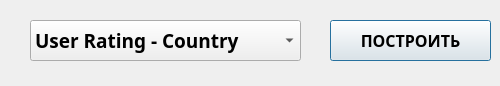
<?xml version="1.0" encoding="UTF-8"?>
<ui version="4.0">
 <class>Dialog</class>
 <widget class="QDialog" name="Dialog">
  <property name="geometry">
   <rect>
    <x>0</x>
    <y>0</y>
    <width>500</width>
    <height>86</height>
   </rect>
  </property>
  <property name="windowTitle">
   <string>Dialog</string>
  </property>
  <widget class="QComboBox" name="comboBox">
   <property name="geometry">
    <rect>
     <x>30</x>
     <y>20</y>
     <width>271</width>
     <height>41</height>
    </rect>
   </property>
   <property name="font">
    <font>
     <family>HSE Sans Black</family>
     <pointsize>14</pointsize>
     <weight>75</weight>
     <bold>true</bold>
    </font>
   </property>
   <item>
    <property name="text">
     <string>User Rating - Country</string>
    </property>
   </item>
   <item>
    <property name="text">
     <string>User Rating - Genre</string>
    </property>
   </item>
   <item>
    <property name="text">
     <string>Reviews - Country</string>
    </property>
   </item>
   <item>
    <property name="text">
     <string>Reviews - Genre</string>
    </property>
   </item>
   <item>
    <property name="text">
     <string>Price - Country</string>
    </property>
   </item>
   <item>
    <property name="text">
     <string>Price - Genre</string>
    </property>
   </item>
   <item>
    <property name="text">
     <string>Year - Country</string>
    </property>
   </item>
   <item>
    <property name="text">
     <string>Year - Genre</string>
    </property>
   </item>
  </widget>
  <widget class="QPushButton" name="bulid_btn">
   <property name="geometry">
    <rect>
     <x>330</x>
     <y>20</y>
     <width>161</width>
     <height>41</height>
    </rect>
   </property>
   <property name="minimumSize">
    <size>
     <width>0</width>
     <height>0</height>
    </size>
   </property>
   <property name="font">
    <font>
     <family>HSE Sans Black</family>
     <pointsize>12</pointsize>
     <weight>75</weight>
     <bold>true</bold>
    </font>
   </property>
   <property name="mouseTracking">
    <bool>false</bool>
   </property>
   <property name="acceptDrops">
    <bool>false</bool>
   </property>
   <property name="autoFillBackground">
    <bool>false</bool>
   </property>
   <property name="text">
    <string>ПОСТРОИТЬ</string>
   </property>
   <property name="checkable">
    <bool>false</bool>
   </property>
   <property name="autoRepeat">
    <bool>false</bool>
   </property>
   <property name="autoExclusive">
    <bool>false</bool>
   </property>
   <property name="default">
    <bool>false</bool>
   </property>
   <property name="flat">
    <bool>false</bool>
   </property>
  </widget>
 </widget>
 <resources/>
 <connections/>
</ui>
